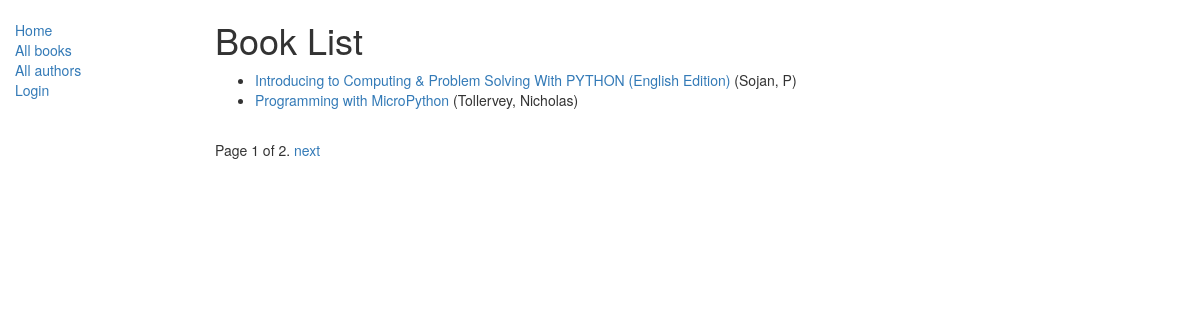
Screenshot of /catalogo/books/ with the database file from the repository.
### catalogo/models.py (models this page shows, shortened)
class Book(models.Model):
	title = models.CharField(max_length=200)
	author = models.ForeignKey('Author', on_delete=models.SET_NULL, null=True)
	summary = models.TextField(max_length=1009, help_text="Enter a brief description of the book")
	isbn = models.CharField('ISBN', max_length=13, help_text='13 Character <a href="https://www.isbn-international.org/content/what-isbn"> ISBN numbre</a>')
	genre = models.ManyToManyField(Genre, help_text="Select a genre for his book")
	def get_absolute_url(self):
		return reverse('book-detail', args=[str(self.id)])
	def display_genre(self):
		"""
        Creates a string for the Genre. This is required to display genre in Admin.
        """
		return ', '.join([ genre.name for genre in self.genre.all()[:3] ])
	display_genre.short_description = 'Genre'

class Author(models.Model):
	first_name = models.CharField(max_length=100)
	last_name = models.CharField(max_length=100)
	date_of_birth = models.DateField(null=True, blank=True)
	date_of_death = models.DateField('Died', null=True, blank=True)
	def __str__(self):
		return '%s, %s' % (self.last_name, self.first_name)

### catalogo/views.py (the view)
class BookListView(generic.ListView):
	model = Book
	paginate_by = 2

### catalogo/templates/catalogo/book_list.html
{% extends "base_generic.html" %}
{% block content %}
    <h1>Book List</h1>
    {% if book_list %}
    <ul>
      {% for book in book_list %}
      <li>
        <a href="{{ book.get_absolute_url }}">{{ book.title }}</a> ({{book.author}})
      </li>
      {% endfor %}
    </ul>
    {% else %}
      <p>There are no books in the library.</p>
    {% endif %}
{% endblock %}

### rows the page displays
Book: title "Introducing to Computing & Problem Solving With PYTHON (English Edition)", author "Sojan, P"
Book: title "Programming with MicroPython", author "Tollervey, Nicholas"

### other values shown
{{ page_obj.number }} "1"
{{ page_obj.paginator.num_pages }} "2"
